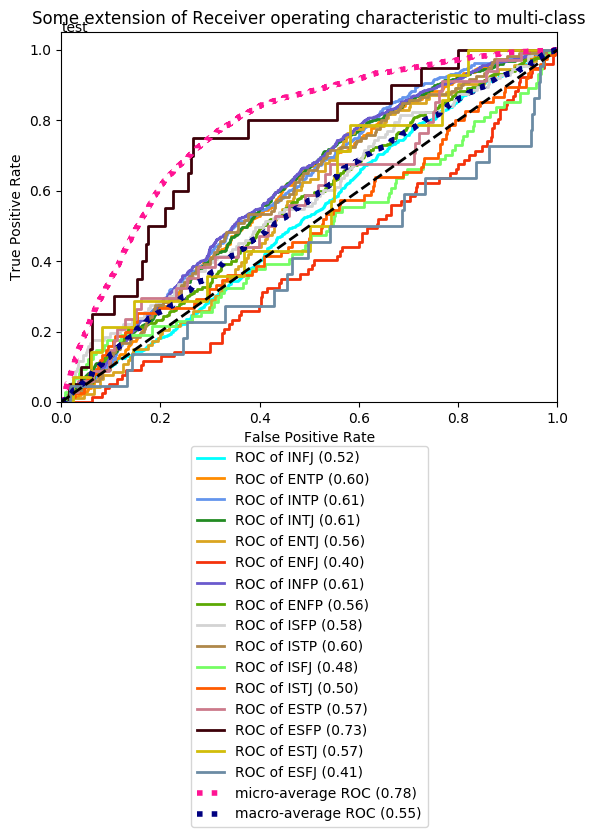

Reproduce this figure in Python.
from itertools import cycle
import numpy as np
import matplotlib.pyplot as plt
import pandas as pd

from sklearn.metrics import roc_curve, auc
from sklearn.model_selection import train_test_split
from sklearn.multiclass import OneVsRestClassifier
from sklearn.preprocessing import label_binarize

from sklearn.pipeline import Pipeline
from sklearn.feature_extraction.text import CountVectorizer
from sklearn.feature_extraction.text import TfidfTransformer
from sklearn.naive_bayes import MultinomialNB

from scipy import interp

"""
https://scikit-learn.org/stable/auto_examples/model_selection/plot_roc.html
ROC curve and area on multi-class data => binarize the output

ROC curves typically feature true positive rate on the Y axis, and false positive rate on the X axis. 
This means that the top left corner of the plot is the “ideal” point - a false positive rate of zero, and a true 
positive rate of one. This is not very realistic, but it does mean that a larger area under the curve (AUC) is usually
better.

The “steepness” of ROC curves is also important, since it is ideal to maximize the true positive rate while minimizing 
the false positive rate.


ROC curves are typically used in binary classification to study the output of a classifier. In order to extend ROC 
curve and ROC area to multi-class or multi-label classification, it is necessary to binarize the output. One ROC curve 
can be drawn per label, but one can also draw a ROC curve by considering each element of the label indicator matrix as 
a binary prediction (micro-averaging).


https://stats.stackexchange.com/questions/132777/what-does-auc-stand-for-and-what-is-it 
AUC = Area Under the Curve.
AUROC = Area Under the Receiver Operating Characteristic curve.

The AUROC is between 0 and 1, and AUROC = 1 means the prediction model is perfect. In fact, further away the AUROC is
from 0.5, the better: if AUROC < 0.5, then you just need to invert the decision your model is making. As a result, if 
AUROC = 0, that's good news because you just need to invert your model's output to obtain a perfect model.



Note: if you got an AUROC of 0.47, it just means you need to invert the predictions because Scikit-Learn is 
misinterpreting the positive class. AUROC should be >= 0.5.
"""


def binarize_output(output, unique_labels):
    """
    :param output: data to binarize
    :param unique_labels:
    :return: binarized data labels
    """
    binarized_labels = label_binarize(output, classes=unique_labels)
    return binarized_labels


def plot_roc_curve(clf, unique_labels, x_train, x_test, y_train, y_test):

    # In order to extend ROC curve to multi-class classification, it is necessary to binarize the output
    y_train = binarize_output(y_train, unique_labels)
    y_test = binarize_output(y_test, unique_labels)

    n_classes = unique_labels.shape[0]

    # Learn to predict each class against the other
    classifier = OneVsRestClassifier(clf)
    y_score = classifier.fit(x_train, y_train).predict_proba(x_test)

    # Compute ROC curve and ROC area for each class
    fpr = dict()  # false positive rate
    tpr = dict()  # true positive rate
    roc_auc = dict()
    for i in range(n_classes):
        fpr[i], tpr[i], _ = roc_curve(y_test[:, i], y_score[:, i])
        roc_auc[i] = auc(fpr[i], tpr[i])

    # Compute micro-average ROC curve and ROC area
    fpr["micro"], tpr["micro"], _ = roc_curve(y_test.ravel(), y_score.ravel())
    roc_auc["micro"] = auc(fpr["micro"], tpr["micro"])

    # Compute macro-average ROC curve and ROC area

    # First aggregate all false positive rates
    all_fpr = np.unique(np.concatenate([fpr[i] for i in range(n_classes)]))

    # Then interpolate all ROC curves at this points
    mean_tpr = np.zeros_like(all_fpr)
    for i in range(n_classes):
        mean_tpr += interp(all_fpr, fpr[i], tpr[i])

    # Finally average it and compute AUC
    mean_tpr /= n_classes

    fpr["macro"] = all_fpr
    tpr["macro"] = mean_tpr
    roc_auc["macro"] = auc(fpr["macro"], tpr["macro"])

    # Plot all ROC curves
    lw = 2
    fig = plt.figure()
    ax = fig.add_subplot(111)

    colors = cycle(['aqua', 'darkorange', 'cornflowerblue', 'forestgreen', 'goldenrod', '#f4320c',
                    'slateblue', '#5ca904', 'lightgrey', '#af884a', '#75fd63',
                    '#ff5b00', '#cc7a8b', '#3c0008', '#d2bd0a', '#6b8ba4'])
    for i, color in zip(range(n_classes), colors):
        ax.plot(fpr[i], tpr[i], color=color, lw=lw,
                label='ROC of {0} ({1:0.2f})'
                      ''.format(unique_labels[i], roc_auc[i]))

    ax.plot(fpr["micro"], tpr["micro"],
            label='micro-average ROC ({0:0.2f})'
                  ''.format(roc_auc["micro"]),
            color='deeppink', linestyle=':', linewidth=4)

    ax.plot(fpr["macro"], tpr["macro"],
            label='macro-average ROC ({0:0.2f})'
                  ''.format(roc_auc["macro"]),
            color='navy', linestyle=':', linewidth=4)

    ax.plot([0, 1], [0, 1], 'k--', lw=lw)
    ax.set_xlim(0.0, 1.0)
    ax.set_ylim(0.0, 1.05)
    ax.set_xlabel('False Positive Rate')
    ax.set_ylabel('True Positive Rate')
    # plt.legend(loc="lower right")

    # Shrink current axis by 20%
    # box = ax.get_position()
    # ax.set_position([box.x0, box.y0, box.width * 0.8, box.height])

    # Put a legend to the right of the current axis
    # ax.legend(loc='center left', bbox_to_anchor=(1, 0.5))

    handles, labels = ax.get_legend_handles_labels()
    lgd = ax.legend(handles, labels, loc='upper center', bbox_to_anchor=(0.5, -0.1))
    text = ax.text(0, 1, "", transform=ax.transAxes)

    ax.set_title('Some extension of Receiver operating characteristic to multi-class')

    fig.savefig('rocCurve', bbox_extra_artists=(lgd, text), bbox_inches='tight')

    plt.show()


if __name__ == "__main__":
    data = pd.read_csv("./data/mbti_1.csv", header=0)

    X = data['posts']
    y = data['type']
    class_names = y.unique()

    # shuffle and split training and test sets
    train_X, test_X, train_Y, test_Y = train_test_split(X, y, test_size=.4,
                                                        random_state=0)

    text_clf = Pipeline([('vect', CountVectorizer(stop_words='english')),
                         ('tfidf', TfidfTransformer()),
                         ('clf', MultinomialNB()),
                         ])

    plot_roc_curve(text_clf, class_names, train_X, test_X, train_Y, test_Y)
